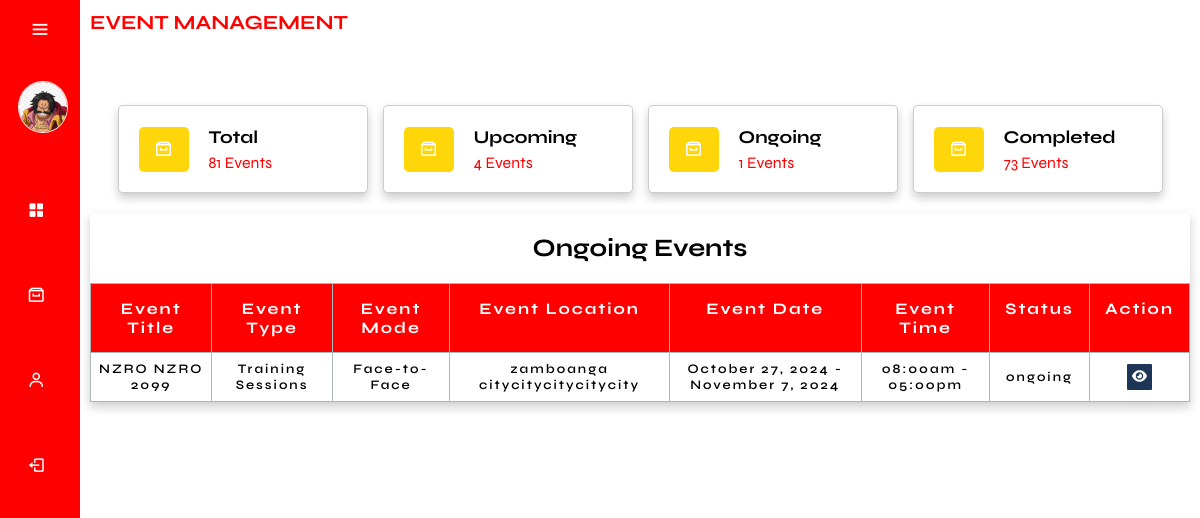
/admin/ongoing_events.php (signed in), run on the app's committed database.
### tables this page shows
CREATE TABLE `events` (
  `event_id` int(11) NOT NULL,
  `event_title` varchar(255) NOT NULL,
  `event_description` text DEFAULT NULL,
  `event_type` varchar(50) NOT NULL,
  `event_mode` varchar(50) NOT NULL,
  `event_photo_path` varchar(255) DEFAULT NULL,
  `location` varchar(255) NOT NULL,
  `date_start` date NOT NULL,
  `date_end` date NOT NULL,
  `time_start` time NOT NULL,
  `time_end` time NOT NULL,
  `date_created` timestamp NOT NULL DEFAULT current_timestamp(),
  `event_link` text DEFAULT NULL,
  `cancelReason` text NOT NULL,
  `event_cancel` varchar(255) NOT NULL,
  `participant_limit` int(11) NOT NULL
);

### admin/ongoing_events.php (the view, shortened to what this page needs)
<?php
    require_once('../db.connection/connection.php');
    $totalEventsQuery = "SELECT COUNT(*) AS totalEvents FROM Events";
    $totalEventsResult = mysqli_query($conn, $totalEventsQuery);
    $totalEvents = mysqli_fetch_assoc($totalEventsResult)['totalEvents'];
    $totalUpcomingQuery = "SELECT COUNT(*) AS totalUpcoming FROM Events WHERE (NOW() < CONCAT(date_start, ' ', time_start)) AND (event_cancel IS NULL OR event_cancel = '')";
    $totalUpcomingResult = mysqli_query($conn, $totalUpcomingQuery);
    $totalUpcoming = mysqli_fetch_assoc($totalUpcomingResult)['totalUpcoming'];
    $totalOngoingQuery = "SELECT COUNT(*) AS totalOngoing FROM Events WHERE (NOW() BETWEEN CONCAT(date_start, ' ', time_start) AND CONCAT(date_end, ' ', time_end)) AND (event_cancel IS NULL OR event_cancel = '')";
    $totalOngoingResult = mysqli_query($conn, $totalOngoingQuery);
    $totalOngoing = mysqli_fetch_assoc($totalOngoingResult)['totalOngoing'];
    $totalEndedQuery = "SELECT COUNT(*) AS totalEnded FROM Events WHERE (NOW() > CONCAT(date_end, ' ', time_end)) AND (event_cancel IS NULL OR event_cancel = '')";
    $totalEndedResult = mysqli_query($conn, $totalEndedQuery);
    $totalEnded = mysqli_fetch_assoc($totalEndedResult)['totalEnded'];
?>
<!DOCTYPE html>
<html lang="en">
    <head>
        <link href='https://unpkg.com/boxicons@2.1.4/css/boxicons.min.css' rel='stylesheet'>
        <link rel="stylesheet" href="css/main.css">
    </head>
    <body>
        <?php
            require_once('../db.connection/connection.php');
            if ($_SERVER['REQUEST_METHOD'] === 'GET') {
                if (isset($_SESSION['AdminID'])) {
                    $AdminID = $_SESSION['AdminID'];
                    $sqlAdmin = "SELECT * FROM admin WHERE AdminID = ?";
                    $stmtAdmin = $conn->prepare($sqlAdmin);
                    $stmtAdmin->bind_param("i", $AdminID);
                    $stmtAdmin->execute();
                    $resultAdmin = $stmtAdmin->get_result();
                    if ($resultAdmin->num_rows > 0) {
                        while ($row = $resultAdmin->fetch_assoc()) {
                            $Image = $row['Image'];
                        }
                    } else {
                        echo "No records found";
                    }
                }
            }
        ?>
        <div class="sidebar">
            <div class="top">
                <i class="bx bx-menu" id="btnn"></i>
            </div>
            <div class="user">
                <?php if (!empty($Image)): ?>
                    <img src="../assets/img/profilePhoto/<?php echo $Image; ?>" alt="user" class="user-img">
                <?php else: ?>
                    <img src="../assets/img/profile.jpg" alt="default user" class="user-img">
                <?php endif; ?>
                <div>
                </div>
            </div>
            <ul>
                <li class="nav-sidebar">
                    <a href="adminDashboard.php">
                        <i class="bx bxs-grid-alt"></i>
                    </a>
                </li>
                <li class="events-side2 nav-sidebar">
                    <a href="#" class="a-events">
                        <i class='bx bx-archive'></i>
                    </a>
                </li>
                <li class="events-side nav-sidebar">
                    <a href="#" class="a-events">
                        <i class='bx bx-user'></i>
                    </a>
                </li>
                <li class="nav-sidebar">
                    <a href="../login.php">
                        <i class="bx bx-log-out"></i>
                    </a>
                </li>
            </ul>
        </div>
        <div class="main-content">
            <div class="containerr">
                <h3 class="dashboard apply">EVENT MANAGEMENT</h3>
                <section class="category">
                    <div class="box-container">
                        <a href="total_events.php" class="box">
                            <i class='bx bx-archive'></i>
                            <div>
                                <h3>Total</h3>
                                <span><?php echo $totalEvents; ?> Events</span>
                            </div>
                        </a>
                        <a href="upcoming_events.php" class="box">
                            <i class='bx bx-archive'></i>
                            <div>
                                <h3>Upcoming</h3>
                                <span><?php echo $totalUpcoming; ?> Events</span>
                            </div>
                        </a>
                        <a href="ongoing_events.php" class="box">
                            <i class='bx bx-archive'></i>
                            <div>
                                <h3>Ongoing</h3>
                                <span><?php echo $totalOngoing; ?> Events</span>
                            </div>
                        </a>
                        <a href="ended_events.php" class="box">
                            <i class='bx bx-archive'></i>
                            <div>
                                <h3>Completed</h3>
                                <span><?php echo $totalEnded; ?> Events</span>
                            </div>
                        </a>
                    </div>
                </section>
            </div>
            <div class="containerr">
                <div class="event-table">
                    <div class="tbl-container">
                        <h2>Ongoing Events</h2>
                        <table class="tbl">
                            <thead>
                                <tr>
                                    <th>Event Title</th>
                                    <th>Event Type</th>
                                    <th>Event Mode</th>
                                    <th>Event Location</th>
                                    <th>Event Date</th>
                                    <th>Event Time</th>
                                    <th>Status</th>
                                    <th colspan="3">Action</th>
                                </tr>
                            </thead>
                            <tbody>
                            <?php include('../function/F.ongoingEvents.php'); ?>
                            </tbody>
                        </table>
                    </div>
                </div>
            </div>
        </div>
    </body>
</html>

### function/F.ongoingEvents.php (shortened to what this page needs)
<?php
    require_once('../db.connection/connection.php');
    $sql = "SELECT * FROM Events WHERE event_cancel IS NULL OR event_cancel = '' ORDER BY date_created DESC";
    $result = mysqli_query($conn, $sql);
    while ($row = mysqli_fetch_assoc($result)) {
        $eventTitle = $row['event_title'];
        $eventLocation = $row['location'];
        $eventDateStart = date('F j, Y', strtotime($row['date_start']));
        $eventDateEnd = date('F j, Y', strtotime($row['date_end']));
        $eventTimeStart = date('h:ia', strtotime($row['time_start']));
        $eventTimeEnd = date('h:ia', strtotime($row['time_end']));
        $eventMode = $row['event_mode'];
        $eventType = $row['event_type'];
        $eventTimeZone = new DateTimeZone('Asia/Manila');
        $currentDateTime = new DateTime('now', $eventTimeZone);
        $eventStartDateTime = new DateTime($row['date_start'] . ' ' . $row['time_start'], $eventTimeZone);
        $eventEndDateTime = new DateTime($row['date_end'] . ' ' . $row['time_end'], $eventTimeZone);
        $eventStatus = '';
        if ($currentDateTime >= $eventStartDateTime && $currentDateTime <= $eventEndDateTime) {
            $eventStatus = 'ongoing';
        }
        if ($eventStatus === 'ongoing') {
            echo '<tr data-start-date="' . $row['date_start'] . '" data-end-date="' . $row['date_end'] . '">';
            ?>
            <td data-label="Event Title"><?php echo $eventTitle; ?></td>
            <td data-label="Event Type"><?php echo $eventType; ?></td>
            <td data-label="Event Mode"><?php echo $eventMode; ?></td>
            <td data-label="Event Location"><?php echo $eventLocation; ?></td>
            <td data-label="Event Date"><?php echo "$eventDateStart - $eventDateEnd"; ?></td>
            <td data-label="Event Time"><?php echo "$eventTimeStart - $eventTimeEnd"; ?></td>
            <td data-label="Status"><?php echo $eventStatus; ?></td>
            <td data-label="View Event" class="pad">
                <a href="view_event.php?event_id=<?php echo $row['event_id']; ?>"><button class="btn_view"><i class="fa-solid fa-eye"></i></i></button></a>
            </td>
            <?php
            echo '</tr>';
        }
    }
?>

### admin/css/main.css (style rules this page uses)
* { font-family: "Syne", sans-serif; margin: 0; padding: 0; box-sizing: border-box; text-decoration: none; outline: none; border: none; }
:root { --header-height: 3.5rem; --first-color: red; --first-color-alt: #1d3557; --first-color-light: hsl(var(--hue), 40%, 80%); --title-color: hsl(var(--hue), 24%, 16%); --text-color: black; --text-color-light: hsl(var(--hue), 8%, 60%); --white-color: hsl(0, 0%, 100%); --body-color: white; --container-color: #f1faee; --box-shadow: 0 .5rem 1rem rgba(0, 0, 0, .2); --light-bg: #FFFCE6; --border: .1rem solid rgba(0,0,0,.2); --body-font: "Syne", sans-serif; --biggest-font-size: 2rem; --h1-font-size: 1.5rem; --h2-font-size: 1.25rem; --h3-font-size: 1rem; --normal-font-size: .938rem; --small-font-size: .813rem; --smaller-font-size: .75rem; --font-regular: 400; --font-medium: 500; --font-semi-bold: 600; --z-tooltip: 10; --z-fixed: 100; --z-modal: 1000; }
html { font-size: 62.5%; overflow-x: hidden; scroll-padding-top: 7rem; scroll-behavior: smooth; }
body { background-color: var(--body-color); }
section { padding: 2rem; margin: 0 auto; max-width: 1200px; }
.user-img { width: 50px; border-radius: 100%; border: 1px solid #eee; margin-left: 1rem; }
.sidebar { position: fixed; top: 0; left: 0; height: 100vh; width: 80px; background-color: var(--first-color); padding: .4rem .8rem; transition: all 0.5s ease; z-index: 100; }
.sidebar #btnn { position: absolute; color: var(--body-color); top: .4rem; left: 50%; font-size: 2.2rem; line-height: 50px; transform: translateX(-50%); cursor: pointer; }
.user { display: flex; align-items: center; margin: 1rem 0 }
.user img { background-color: var(--first-color); }
.sidebar ul li { position: relative; list-style-type: none; height: 50px; width: 90%; margin: 0.8rem auto; margin-top: 3.5rem; font-size: 1.8rem; }
.sidebar ul li a { color: var(--body-color); display: flex; align-items: center; text-decoration: none; border-radius: 0.8rem; }
.sidebar ul li a i { min-width: 50px; text-align: center; height: 50px; border-radius: 12px; line-height: 50px; }
.main-content { position: relative; background-color: var(--body-color); min-height: 100vh; top: 0; left: 80px; transition: all 0.5s ease; width: calc(100% - 80px); padding: 1rem; }
.containerr .dashboard { font-size: 2rem; color: var(--first-color); }
.events-side , .events-side2 { transition: all 0.5s ease; }
.category .box-container { display: grid; grid-template-columns: repeat(auto-fit, 25rem); justify-content: center; align-items: flex-start; gap: 1.5rem; }
.category .box-container .box { border-radius: .5rem; box-shadow: var(--box-shadow); border: var(--border); padding: 2rem; background: var(--body-color); display: flex; align-items: center; gap: 2rem; }
.category .box-container .box i { height: 4.5rem; width: 5rem; line-height: 4.5rem; font-size: 1.8rem; color: var(--body-color); border-radius: .5rem; background-color: #ffd60a; text-align: center; }
.category .box-container .box h3 { font-size: 1.8rem; text-transform: capitalize; color: #000; padding-bottom: .5rem; }
.category .box-container .box span { color: var(--first-color); font-size: 1.6rem; }
.event-table { max-width: 1540px; width: 100%; background: var(--body-color); box-shadow: var(--box-shadow); margin-bottom: 6rem; }
.event-table h2 { padding: 2rem 1rem; font-size: 2.5rem; text-align: center; }
.tbl { border-collapse: collapse; width: auto; min-width: 100%; }
.tbl tbody { max-height: 400px; overflow-y: auto; }
.tbl thead { background-color: #424949; color: #fff; position: relative; }
.tbl thead th { font-size: 1.2rem; padding: 0.8rem; letter-spacing: 0.2rem; vertical-align: top; border: 1px solid #aab7b9; position: sticky; top: 0; background-color: var(--first-color); color: #fff; }
.tbl thead tr th { font-size: 1.6rem; padding: 1.5rem; letter-spacing: 0.2rem; vertical-align: top; border: 1px solid #aab7b9; }
.tbl tbody tr td { font-size: 1.3rem; letter-spacing: 0.2rem; font-weight: 600; text-align: center; border: 1px solid #aab7b9; padding: 0.8rem; }
.tbl tbody .pad { padding: 0.5rem; }
.tbl button { display: inline-block; border: none; margin: 0 auto; padding: 0.5rem; border-radius: 1px; outline: none; cursor: pointer; }
.btn_view { background-color: var(--first-color-alt); color: #fff; }
.apply { padding-bottom: 5rem; }

### data on the page
events: event_title "NZRO NZRO 2099", event_type "Training Sessions", event_mode "Face-to-Face", location "zamboanga citycitycitycitycity", date_start "October 27, 2024", date_end "November 7, 2024", time_start "08:00am", time_end "05:00pm", eventStatus "ongoing"

### other printed values
$totalEvents "81"
$totalUpcoming "4"
$totalOngoing "1"
$totalEnded "73"
